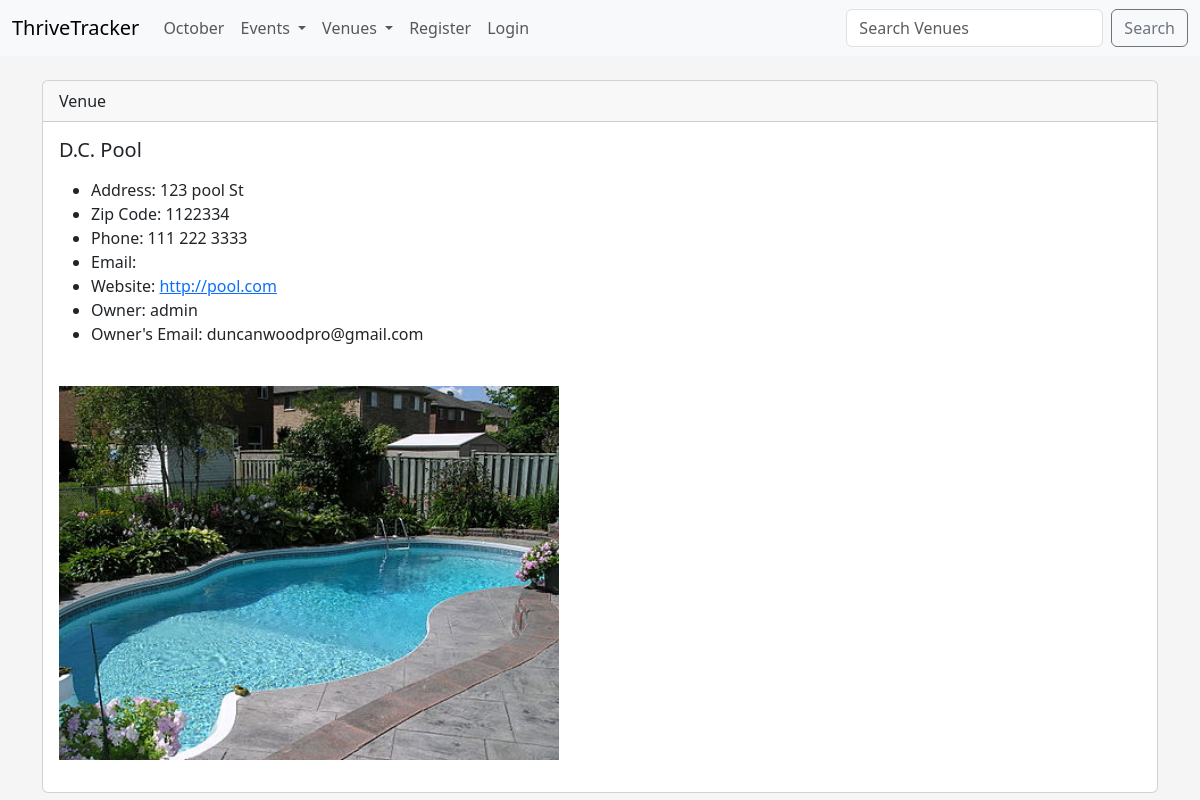
/show_venue/21, run on an earlier commit of the app's database.
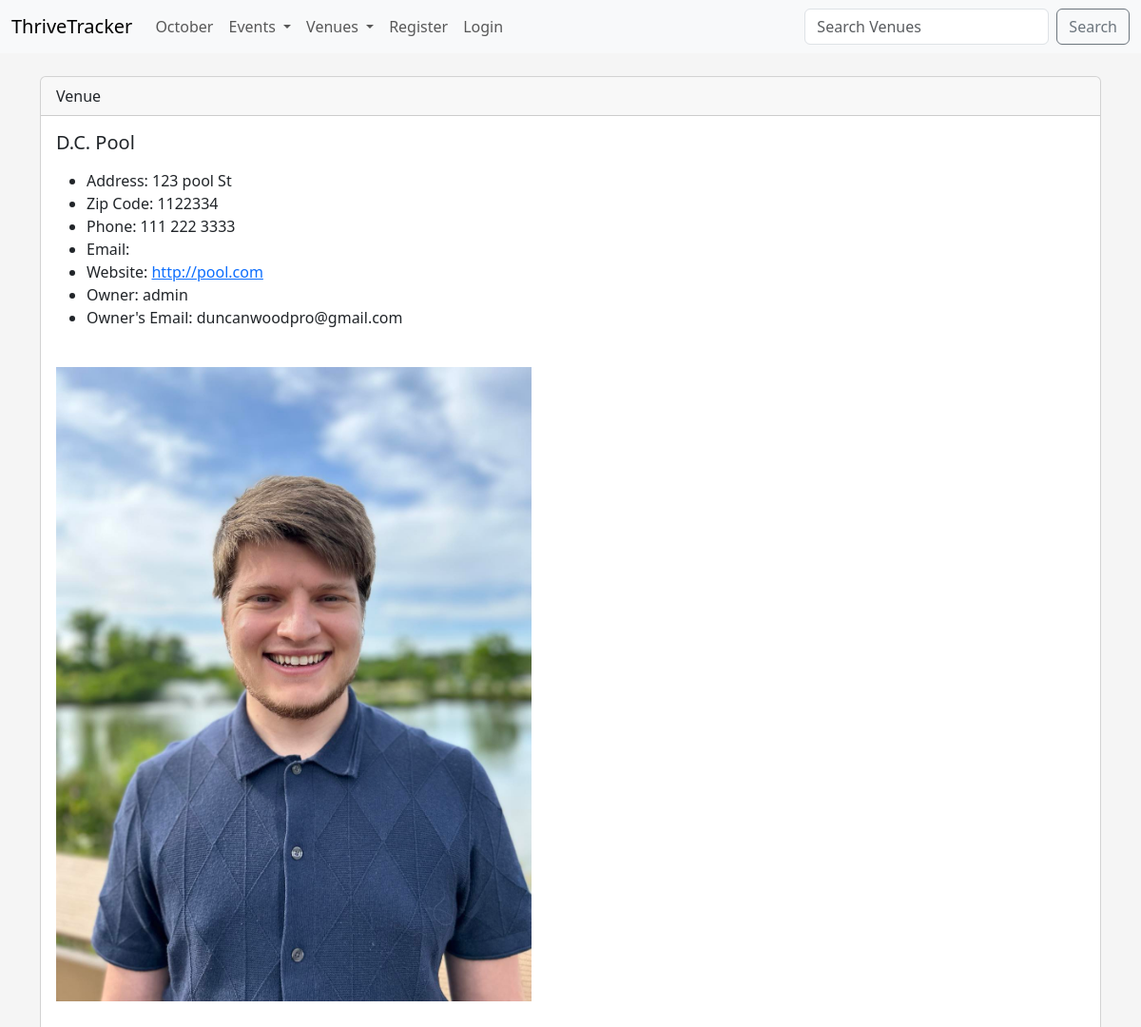
And on a later commit of the database.
### addiction_calendar/models.py (models this page shows)
class Venue(models.Model):
    name = models.CharField('Venue Name', max_length=200)
    address = models.CharField('Venue Address', max_length=300)
    zip_code = models.CharField('Venue Zip Code', max_length=15)
    phone = models.CharField('Venue Phone', max_length=20, blank=True)
    web = models.URLField('Venue Website', blank=True)
    email_address = models.EmailField('Venue Email', blank=True)
    owner = models.IntegerField('Venue Owner', blank=False, default = 1)
    venue_image = models.ImageField('Venue Image', upload_to='images/', blank=True, null=True)
    def __str__(self):
        return self.name

### addiction_calendar/views.py (the view)
# urls.py: path('show_venue/<venue_id>', views.show_venue, name='show-venue'),
def show_venue(request, venue_id):
    venue = Venue.objects.get(pk=venue_id)
    venue_owner = User.objects.get(pk=venue.owner)
    return render(request, 'addiction_events/show_venue.html',
        {'venue': venue, 'venue_owner': venue_owner})

### addiction_calendar/templates/addiction_events/show_venue.html
{% extends 'addiction_events/base.html' %}
{% block content %}
        <div class="card">
            <div class="card-header">
                Venue
            </div>
            <div class="card-body">
              <h5 class="card-title">{{ venue }}</h5>
              <p class="card-text">
                <ul>
                    <li>Address: {{ venue.address }} </li>
                    <li>Zip Code: {{ venue.zip_code }}</li>
                    <li>Phone: {{ venue.phone }} </li>
                    <li>Email: {{ venue.email }} </li>
                    <li>Website: <a href="{{ venue.web }}">{{ venue.web }}</a>
                    </li>
                    <li>Owner: {{ venue_owner }}</li>
                    <li>Owner's Email: {{ venue_owner.email }}</li>
                </ul>
                <br/>
                {% if venue.venue_image %}
                  <img width=500 src="{{venue.venue_image.url}}"/>
                {% endif %}
            </p>
          </div>
        </div>
{% endblock %}

What changed in the data, as far as the page shows it:
changed Venue "D.C. Pool": venue_image: a different picture
